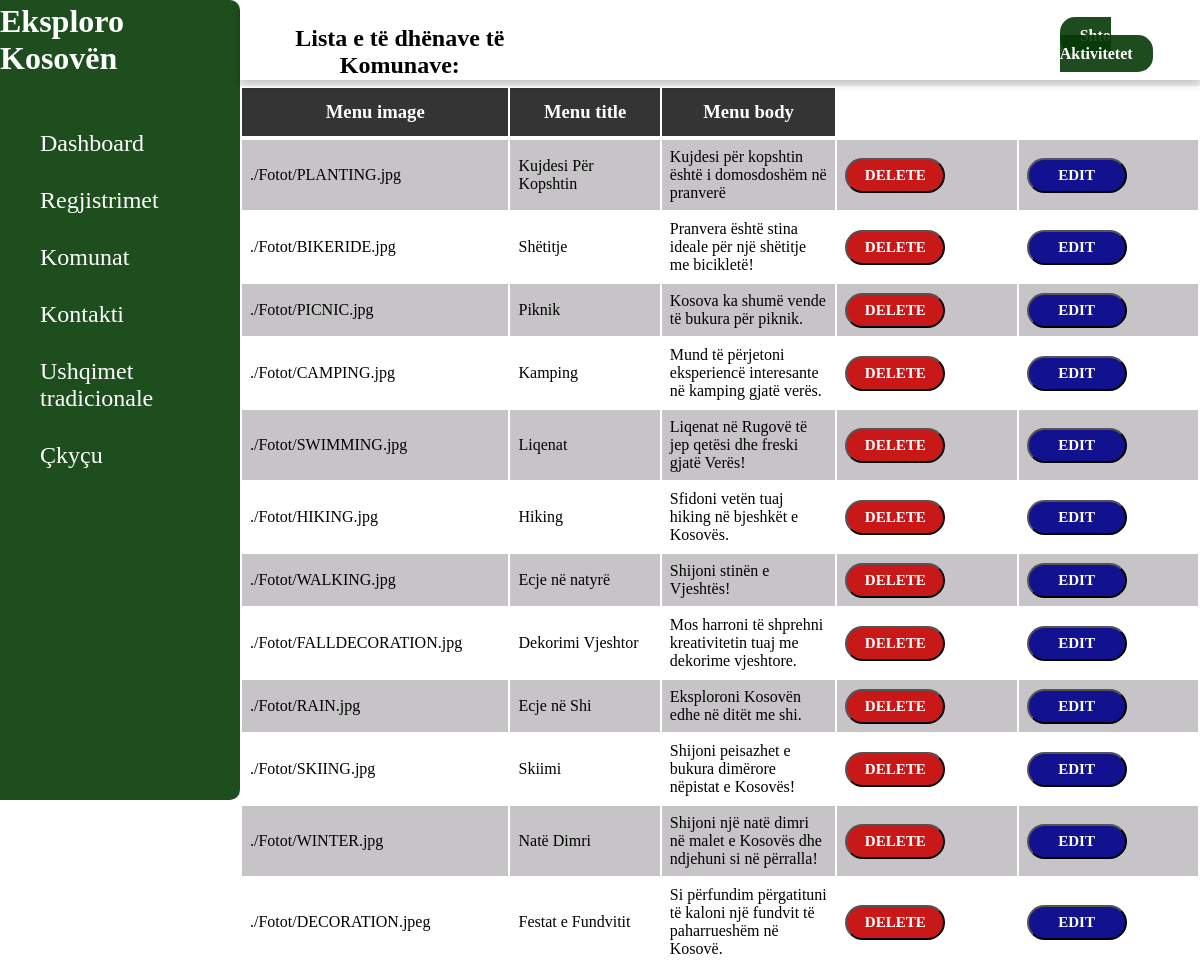
Screenshot of /menuDashboard.php with the database file from the repository.
### tables this page shows
CREATE TABLE `menu` (
  `id` int(11) NOT NULL,
  `menu_image` varchar(255) NOT NULL,
  `menu_title` varchar(255) NOT NULL,
  `menu_body` varchar(255) NOT NULL
);

### menuController.php (called while the page is built, shortened)
<?php
require_once './aktivitetetDatabase.php';
class menuController{
    public $db;
    public function __construct($Id='',$image='', $title='',$body=''){
        $this->db = new Database;
    }
    public function readData(){
        $query = $this->db->pdo->query('SELECT * from menu');
        return $query->fetchAll();
    }
}
?>

### aktivitetetDatabase.php (called while the page is built, shortened)
<?php
class Database{
    public function __construct(){
        try{
            $link = new PDO('mysql:host=localhost;dbname=menu', 'root','');
            $this->pdo = $link;
        }catch(PDOException $exception){
            die($exception->getMessage());
        }
    }
}
?>

### menuDashboard.php (the view, shortened to what this page needs)
<?php
require_once './menuController.php';
?>
<!DOCTYPE html>
<html>
    <head>
    <link rel="stylesheet" href ="./css/menuDashboard.css" />
    </head>
    <body>
    <div class="side-menu">
        <div class="brand-name">
            <h1>Eksploro Kosovën</h1>
        </div>
        <ul>
             <li><a href="dashboard.php" >Dashboard</a></li>
            <li><a href="dashboardRegister.php">Regjistrimet</a></li>
            <li><a href="dashboardKomunat.php">Komunat</a></li>
            <li><a href="kontaktiDashboard.php">Kontakti</a></li>
            <li><a href="dashboardUshqimet.php">Ushqimet tradicionale</a></li>
            <li><a href="logout.php">Çkyçu</a></li>
        </ul>
    </div>
    <div class="container">
        <div class="header">
            <p>Lista e të dhënave të Komunave:</p>
            <div class="btn-div">
                <a href="./create-menu.php" class="btn">Shto Aktivitetet</a>
            </div>
        </div>
        <br>
        <br>
<div id="a1">
        <table>
            <tr>
              <th id="menuFoto">Menu image</th>
              <th id="menuTitulli">Menu title</th>
              <th id="menuBody">Menu body</th>
            </tr>
        <tr>
          <?php
            $m=new menuController;
            $all=$m->readData();
            foreach($all as $menu) :
          ?>
          <tr>
            <td><?php echo $menu['menu_image'];?></td>
            <td><?php echo $menu['menu_title'];?></td>
            <td><?php echo $menu['menu_body'];?></td>
            <td><a href="edit-menu.php?id=<?php echo $menu['id'];?>"><button id="d">DELETE</button></a></td>
            <td><a href="delete-menu.php?id=<?php echo $menu['id'];?>"><button id='e'>EDIT</button></a></td>
          </tr>
          <?php endforeach; ?>
            </tr>
            </table>
    </div>
</body>
</html>

### css/menuDashboard.css (style rules this page uses)
* { margin: 0; padding: 0; box-sizing: border-box; font-family: 'Footlight MT Light'; }
body { min-height: 100vh; }
li a { list-style: none; text-decoration: none; color:white }
h1 { color: white }
.side-menu { position: fixed; background: #053a05e5; width: 20vw; min-height: 100vh; display: flex; flex-direction: column; border-radius: 0 10px 10px 0; }
.side-menu .brand-name { height: 10vh; display: flex; align-items: center; justify-content: center; margin-bottom: 30px; }
.side-menu li a { font-size: 24px; padding: 10px 40px; color: white; display: flex; align-items: center; margin-top: 10px; }
.container { position: absolute; right: 0; width: 80vw; height: 100vh; background: #f1f1f1; }
.container .header { position: fixed; top: 0; width: 80vw; height: 10vh; background: white; display: flex; justify-content: center; box-shadow: 0 4px 8px 0 rgba(0, 0, 0, 0.2); z-index: 1; padding-top: 15px; }
.btn-div { margin-top:12px; margin-left: 500px; }
.btn { background: #053805e5; color: white; padding: 10px 20px; text-align: center; border-radius: 15px; font-weight: bold; text-decoration: none; }
#a1 { display: flex; flex-direction: column; width: 100%; margin: 0 auto; background-color:white; margin-top: 50px; }
header, table { display: flex; flex-direction: column; width: 100%; min-height: 150px; margin: a auto; justify-content: center; align-items: center; }
p { text-align: center; font-size: 18pt; font-weight: bold; padding: 10px 0px; padding-bottom: 30px; }
button { background-color: white; width: 100px; height: 35px; border-radius: 30px; }
td { width: 400px; padding: 8px; }
th { background-color: rgb(53, 52, 52); color: white; padding: 13px; font-size: 14pt; }
#d { background-color: rgb(201, 24, 24); color: white; font-weight: bold; font-family: 'Copperplate Gothic Light'; font-size: 15px; }
#e { background-color: rgb(18, 18, 145); color: white; font-weight: bold; font-family: 'Copperplate Gothic Light'; font-size: 15px; }
tr:nth-child(odd) { background-color: rgb(199, 196, 199); }

### rows the page displays
menu: menu_image "./Fotot/PLANTING.jpg", menu_title "Kujdesi Për Kopshtin", menu_body "Kujdesi për kopshtin është i domosdoshëm në pranverë"
menu: menu_image "./Fotot/BIKERIDE.jpg", menu_title "Shëtitje", menu_body "Pranvera është stina ideale për një shëtitje me bicikletë!"
menu: menu_image "./Fotot/PICNIC.jpg", menu_title "Piknik", menu_body "Kosova ka shumë vende të bukura për piknik."
menu: menu_image "./Fotot/CAMPING.jpg", menu_title "Kamping", menu_body "Mund të përjetoni eksperiencë interesante në kamping gjatë verës."
menu: menu_image "./Fotot/SWIMMING.jpg", menu_title "Liqenat", menu_body "Liqenat në Rugovë të jep qetësi dhe freski gjatë Verës!"
menu: menu_image "./Fotot/HIKING.jpg", menu_title "Hiking", menu_body "Sfidoni vetën tuaj hiking në bjeshkët e Kosovës."
menu: menu_image "./Fotot/WALKING.jpg", menu_title "Ecje në natyrë", menu_body "Shijoni stinën e Vjeshtës!"
menu: menu_image "./Fotot/FALLDECORATION.jpg", menu_title "Dekorimi Vjeshtor", menu_body "Mos harroni të shprehni kreativitetin tuaj me dekorime vjeshtore."
menu: menu_image "./Fotot/RAIN.jpg", menu_title "Ecje në Shi", menu_body "Eksploroni Kosovën edhe në ditët me shi."
menu: menu_image "./Fotot/SKIING.jpg", menu_title "Skiimi", menu_body "Shijoni peisazhet e bukura dimërore nëpistat e Kosovës!"
menu: menu_image "./Fotot/WINTER.jpg", menu_title "Natë Dimri", menu_body "Shijoni një natë dimri në malet e Kosovës dhe ndjehuni si në përralla!"
menu: menu_image "./Fotot/DECORATION.jpeg", menu_title "Festat e Fundvitit", menu_body "Si përfundim përgatituni të kaloni një fundvit të paharrueshëm në Kosovë."
